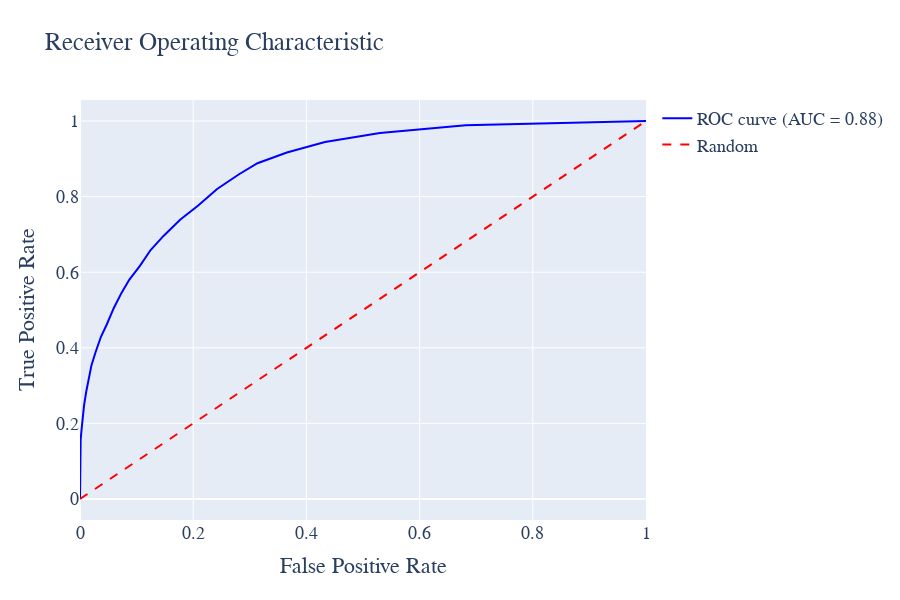

Notebook source saved alongside this figure:
### Code cell
# %%
import plotly.graph_objects as go
from sklearn.metrics import roc_curve, auc

# 计算ROC曲线
roc_auc = auc(fpr, tpr)

# 计算ROC曲线
roc_auc = auc(fpr, tpr)

# 创建布局
layout = go.Layout(
    title='Receiver Operating Characteristic',
    xaxis=dict(title='False Positive Rate'),
    yaxis=dict(title='True Positive Rate'),
    hovermode='closest',
    width=900, height=600,
    font=dict(family='Times New Roman', size=18)
)

# 创建ROC曲线图形
roc_trace = go.Scatter(
    x=fpr,
    y=tpr,
    mode='lines',
    line=dict(color='blue', width=2),
    name='ROC curve (AUC = %0.2f)' % roc_auc
)

# 创建对角线图形
diagonal_trace = go.Scatter(
    x=[0, 1],
    y=[0, 1],
    mode='lines',
    line=dict(color='red', width=2, dash='dash'),
    name='Random'
)

# 创建图表数据
data = [roc_trace, diagonal_trace]

# 创建图表
fig = go.Figure(data=data, layout=layout)

# 显示图表
fig.show()

### Figure 1 — Plotly figure (JSON) as saved in the notebook; plotly's stock layout.template omitted (floating-point values rounded to 4 significant figures)
{"data": [{"line": {"color": "blue", "width": 2}, "mode": "lines", "name": "ROC curve (AUC = 0.88)", "type": "scatter", "x": [0, 0.0002681, 0.0006256, 0.001162, 0.002592, 0.004558, 0.007149, 0.01099, 0.01546, 0.02029, 0.02761, 0.037, 0.04727, 0.05979, 0.07355, 0.08695, 0.1062, 0.1248, 0.1475, 0.1769, 0.2088, 0.2423, 0.2811, 0.3136, 0.3655, 0.4329, 0.5299, 0.6814, 1], "y": [0, 0.0973, 0.1297, 0.1565, 0.1814, 0.2132, 0.2478, 0.2838, 0.3192, 0.3541, 0.3889, 0.4292, 0.4616, 0.5054, 0.5459, 0.5797, 0.6173, 0.6586, 0.6959, 0.7386, 0.7765, 0.8203, 0.8592, 0.8884, 0.9168, 0.9443, 0.9684, 0.9889, 1]}, {"line": {"color": "red", "dash": "dash", "width": 2}, "mode": "lines", "name": "Random", "type": "scatter", "x": [0, 1], "y": [0, 1]}], "layout": {"font": {"family": "Times New Roman", "size": 18}, "height": 600, "hovermode": "closest", "title": {"text": "Receiver Operating Characteristic"}, "width": 900, "xaxis": {"title": {"text": "False Positive Rate"}}, "yaxis": {"title": {"text": "True Positive Rate"}}}}
